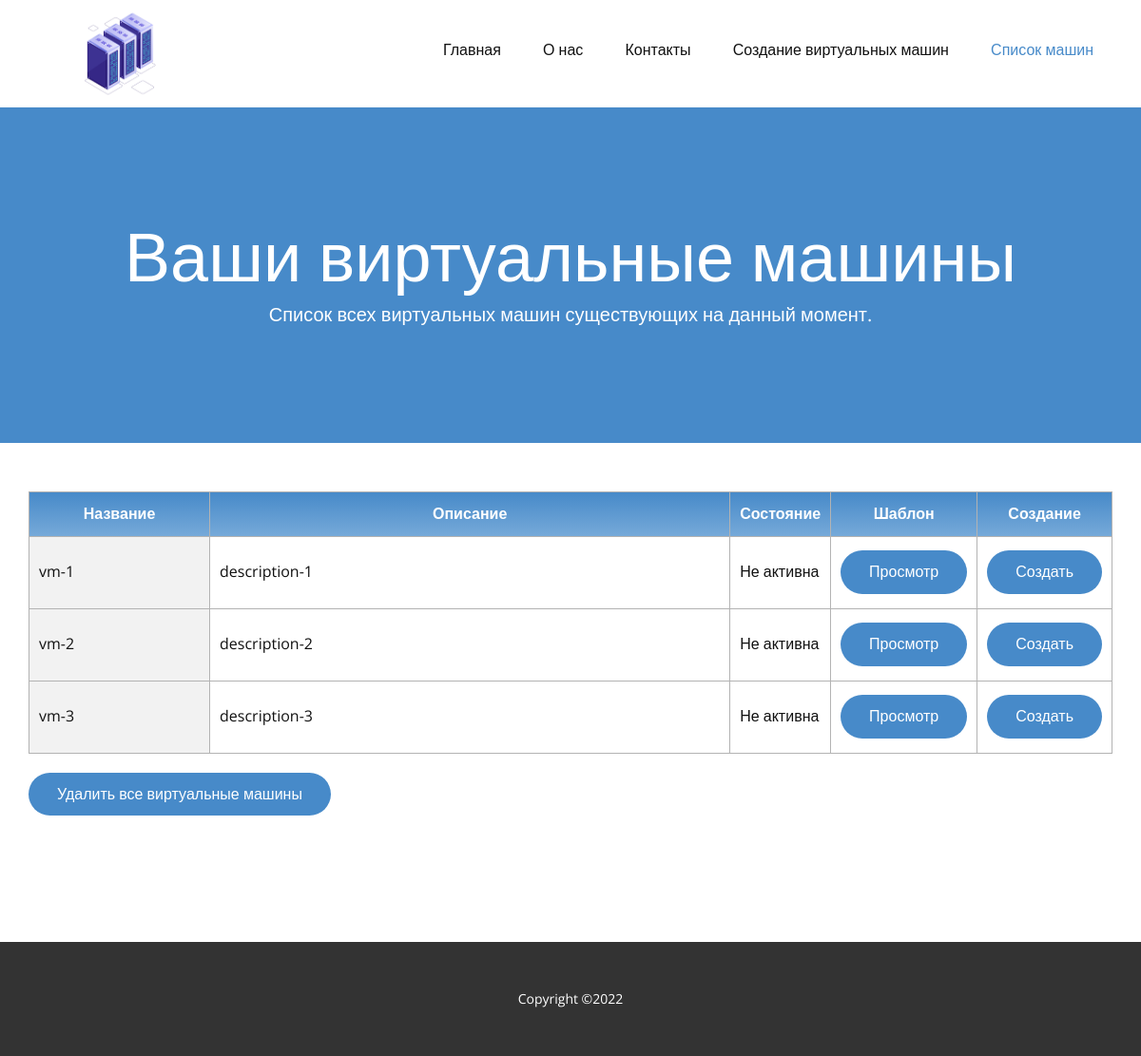
The page /vm-list on the database its author committed.
### MySite/models.py (models this page shows, shortened)
class VirtualMachine(models.Model):
    name = models.CharField(max_length=40, unique=True, verbose_name='Название')
    description = models.TextField(verbose_name='Описание')
    ZONE = [
        ('ru-central1-a', 'ru-central-a'),
        ('ru-central1-b', 'ru-central-b'),
        ('ru-central1-c', 'ru-central-c'),
    ]
    zone = models.CharField(choices=ZONE, max_length=13, default='ru-central1-a', verbose_name='Зона доступности')
    IMAGE_ID = [
        ('fd8bh0c781u19q50m4kj', 'Ubuntu-22.04'),
        ('fd8e65d4chiel4ussa9o', 'Debian-11'),
        ('fd84go2nk3voj0gg7tpn', 'openSUSE-Leap-15.3'),
        ('fd8bv62nmsjf6hmjrh96', 'AlmaLinux-8'),
        ('fd8nce10ece89ufqkk9t', 'Astra-Linux-Common-Edition-2.12'),
        ('fd8i8fljrbbcclckhlm9', 'ALT-Linux-10'),
        ('fd8jvcoeij6u9se84dt5', 'CentOS-7'),
        ('fd8phu675e6sgsa68pvj', 'Fedora-35'),
        ('fd865udut6b1gvgh5igh', 'Fedora-CoreOS-35'),
        ('fd8mnkj7vk131q9ll4p5', 'CentOS-Stream-8'),
        ('fd8q0kjl4l1iovds9f29', 'REDOS-7.3'),
    ]
    image_id = models.CharField(choices=IMAGE_ID, max_length=20, default='fd8phu675e6sgsa68pvj',
                                verbose_name='Операционная система')
    BOOT_DISK_TYPE = [
        ('network-hdd', 'HDD'),
        ('network-ssd', 'SSD'),
        ('network-ssd-nonreplicated', 'NR-SSD'),
    ]
    boot_disk_type = models.CharField(max_length=25, choices=BOOT_DISK_TYPE, default='network-hdd',
                                      verbose_name='Тип диска')
    boot_disk_size = models.PositiveSmallIntegerField(verbose_name='Размер диска', default=15)
    cores = models.PositiveSmallIntegerField(verbose_name='vCPU', default=2)
    CORE_FRACTION = [
        (20, '20%'),
        (50, '50%'),
        (100, '100%'),
    ]
    core_fraction = models.PositiveSmallIntegerField(choices=CORE_FRACTION, verbose_name='Гарантированная доля vCPU',
                                                     default=20)
    memory = models.PositiveSmallIntegerField(verbose_name='RAM', default=2)
    username = models.CharField(max_length=20, verbose_name='Имя пользователя', default='user')
    ssh_key = models.CharField(max_length=500, verbose_name='SSH-ключ')
    time_create = models.DateTimeField(auto_now_add=True, verbose_name='Время создания')
    time_update = models.DateTimeField(auto_now=True, verbose_name='Время изменения')
    running = models.BooleanField(verbose_name='Активна', default=False)
    class Meta:
        verbose_name = 'Виртуальные машины'
        verbose_name_plural = 'Виртуальные машины'
        ordering = ['time_create']

### MySite/views.py (the view)
# urls.py: path('vm-list', views.vm_list_view, name='vmList'),
def vm_list_view(reqest):
    context = {'title': 'Список виртуальных машин', 'cssFile': 'css/Список-машин.css',
               'all_VM': VirtualMachine.objects.all()}
    return render(
        reqest,
        'Список-машин.html',
        context=context,
    )

### MySite/templates/Список-машин.html (shortened to what this page needs)
{% extends 'base.html' %}
{% block content %}
    {% load static %}
    <section class="u-align-center u-clearfix u-section-1" id="sec-5132">
        <div class="u-align-left u-container-style u-expanded-width u-group u-palette-1-base u-group-1">
            <div class="u-container-layout u-container-layout-1">
                <h1 class="u-align-center u-text u-title u-text-1">Ваши виртуальные машины</h1>
                <p class="u-align-center u-large-text u-text u-text-variant u-text-2">Список всех виртуальных машин
                    существующих на данный момент.</p>
            </div>
        </div>
    </section>
    <section class="u-align-center u-clearfix u-section-2" id="sec-5c99">
        <div class="u-clearfix u-sheet u-sheet-1">
            <div class="u-expanded-width u-table u-table-responsive u-table-1">
                <table class="u-table-entity u-table-entity-1">
                    <colgroup>
                        <col width="22.9%">
                        <col width="77.1%">
                    </colgroup>
                    <thead class="u-align-center u-gradient u-table-header u-text-white u-table-header-1">
                    <tr style="height: 46px;">
                        <th class="u-border-1 u-border-grey-30 u-table-cell u-table-cell-1">Название</th>
                        <th class="u-border-1 u-border-grey-30 u-table-cell u-table-cell-2">Описание</th>
                        <th class="u-border-1 u-border-grey-30 u-table-cell u-table-cell-2">Состояние</th>
                        <th class="u-border-1 u-border-grey-30 u-table-cell u-table-cell-2">Шаблон</th>
                        <th class="u-border-1 u-border-grey-30 u-table-cell u-table-cell-2">Создание</th>
                    </tr>
                    </thead>
                    <tbody class="u-table-body">
                    {% for vm in all_VM %}
                        <tr style="height: 76px;">
                            <td class="u-border-1 u-border-grey-30 u-first-column u-grey-5 u-table-cell">
                                {{ vm.name }}
                            </td>
                            <td class="u-border-1 u-border-grey-30 u-table-cell">
                                {{ vm.description }}
                            </td>
                            <td class="u-border-1 u-border-grey-30 u-table-cell">
                                {% if vm.running %}
                                    Активна
                                {% else %}
                                    Не активна
                                {% endif %}
                            </td>
                            <td class="u-border-1 u-border-grey-30 u-table-cell">
                                <a href="admin/MySite/virtualmachine/{{ vm.pk }}/change/"
                                   class="u-btn u-btn-round u-button-style u-hover-palette-1-dark-1 u-palette-1-base u-radius-50 u-btn-1">Просмотр
                                </a>
                            <td class="u-border-1 u-border-grey-30 u-table-cell">
                                {% if vm.running %}
                                    <form action="{% url 'DeleteVirtualMachine' %}" method="post">
                                        {% csrf_token %}
                                        <input type="hidden" name="vm_name" value="{{ vm.name }}">
                                        <button class="u-btn u-btn-round u-button-style u-hover-palette-1-dark-1 u-palette-1-base u-radius-50 u-btn-1"
                                                type="submit">Удалить
                                        </button>
                                    </form>
                                {% else %}
                                    <form action="{% url 'CreateVirtualMachine' %}" method="post">
                                        <button class="u-btn u-btn-round u-button-style u-hover-palette-1-dark-1 u-palette-1-base u-radius-50 u-btn-1"
                                                type="submit">Создать
                                        </button>
                                    </form>
                                {% endif %}
                            </td>
                        </tr>
                    {% endfor %}
                    </tbody>
                </table>
                <form action="{% url 'DeleteAllVirtualMachine' %}" method="post">
                    <button class="u-btn u-btn-round u-button-style u-hover-palette-1-dark-1 u-palette-1-base u-radius-50 u-btn-1"
                            type="submit">Удалить все виртуальные машины
                    </button>
                </form>
            </div>
        </div>
    </section>
{% endblock %}

### MySite/static/css/Список-машин.css (style rules this page uses)
.u-section-1 { min-height: 353px; }
.u-section-1 .u-group-1 { min-height: 353px; height: auto; margin-top: 0; margin-bottom: 0; }
.u-section-1 .u-container-layout-1 { padding: 30px; }
.u-section-1 .u-text-1 { margin: 89px 55px 0; }
.u-section-1 .u-text-2 { width: 826px; margin: 4px auto 0; }
.u-section-2 .u-sheet-1 { min-height: 525px; }
.u-section-2 .u-table-1 { margin: 51px 0 60px; }
.u-section-2 .u-table-entity-1 { min-height: 100px; }
.u-section-2 .u-table-header-1 { font-weight: 700; background-image: linear-gradient(#478ac9, #77aad9); }
.u-section-2 .u-table-cell-1 { border-style: solid; }
.u-section-2 .u-table-cell-2 { border-style: solid; }

### rows shown on the page
VirtualMachine: name "vm-1", description "description-1", running "Не активна"
VirtualMachine: name "vm-2", description "description-2", running "Не активна"
VirtualMachine: name "vm-3", description "description-3", running "Не активна"
